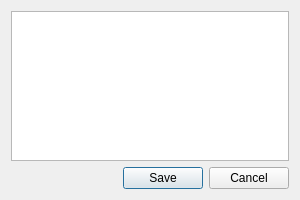
<?xml version="1.0" encoding="UTF-8"?>
<ui version="4.0">
 <class>Verboten</class>
 <widget class="QDialog" name="Verboten">
  <property name="geometry">
   <rect>
    <x>0</x>
    <y>0</y>
    <width>300</width>
    <height>200</height>
   </rect>
  </property>
  <property name="windowTitle">
   <string>Verbotene Nutzernamen</string>
  </property>
  <property name="windowIcon">
   <iconset>
    <normaloff>icon.ico</normaloff>icon.ico</iconset>
  </property>
  <layout class="QGridLayout" name="gridLayout">
   <item row="1" column="0">
    <widget class="QDialogButtonBox" name="buttonBox">
     <property name="orientation">
      <enum>Qt::Horizontal</enum>
     </property>
     <property name="standardButtons">
      <set>QDialogButtonBox::Cancel|QDialogButtonBox::Save</set>
     </property>
     <property name="centerButtons">
      <bool>false</bool>
     </property>
    </widget>
   </item>
   <item row="0" column="0">
    <widget class="QListWidget" name="listWidget"/>
   </item>
  </layout>
 </widget>
 <resources/>
 <connections>
  <connection>
   <sender>buttonBox</sender>
   <signal>accepted()</signal>
   <receiver>Verboten</receiver>
   <slot>accept()</slot>
   <hints>
    <hint type="sourcelabel">
     <x>248</x>
     <y>254</y>
    </hint>
    <hint type="destinationlabel">
     <x>157</x>
     <y>274</y>
    </hint>
   </hints>
  </connection>
  <connection>
   <sender>buttonBox</sender>
   <signal>rejected()</signal>
   <receiver>Verboten</receiver>
   <slot>reject()</slot>
   <hints>
    <hint type="sourcelabel">
     <x>316</x>
     <y>260</y>
    </hint>
    <hint type="destinationlabel">
     <x>286</x>
     <y>274</y>
    </hint>
   </hints>
  </connection>
 </connections>
</ui>
